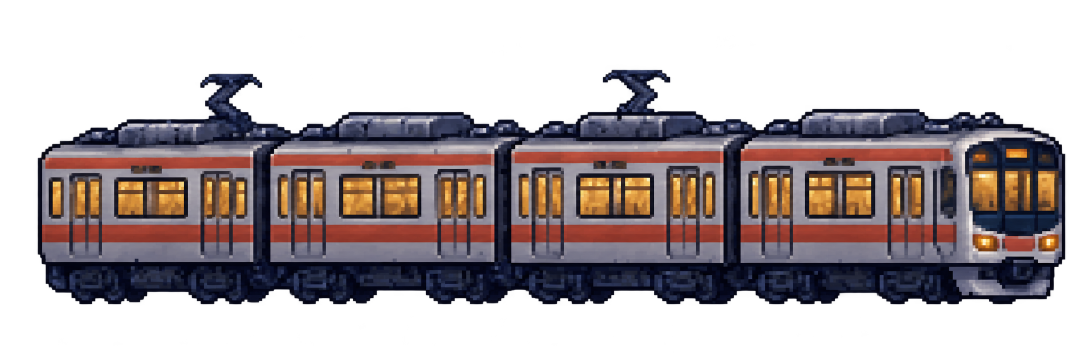
#> input picture art-reviews/2026-10-25-alternate-train/generated-source.png, 2172 x 724 px (shown at 1/2 size)
$ python fit-material.py
#> lines starting #> are read from the running program, lines starting #| are printed output that depends on the picture
"""Registration only: nearest sample actual generated RGBA, remove low alpha; no drawing/recoloring."""
from pathlib import Path
from PIL import Image
import hashlib,json
folder=Path(__file__).parent
raw=Image.open(folder/'generated-source.png').convert('RGBA')
#> raw is the input picture: PIL image 2172x724 RGBA; mean R, G, B, A 45.8, 37, 39.1, 119.8
clean=raw.copy(); data=list(clean.getdata()); removed=sum(0<p[3]<32 for p in data)
#> after `data = list(clean.getdata())`: data = 1572528 items
#> after `removed = sum((0 < p[3] < 32 for p in data))`: removed = 31396
clean.putdata([p if p[3]>=32 else (0,0,0,0) for p in data])
bounds=clean.getchannel('A').getbbox()
#> bounds = (75, 139, 2131, 609)
resized=clean.crop(bounds).resize((252,58),Image.Resampling.NEAREST)
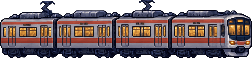
#> resized: PIL image 252x58 RGBA; mean R, G, B, A 75, 59.7, 62.8, 195.7; transparent parts drawn white
out=Image.new('RGBA',(264,65),(0,0,0,0)); out.paste(resized,(9,5)); out.save(folder/'fitted-input.png')
#> after `out = Image.new('RGBA', (264, 65), (0, 0, 0, 0))`: out: PIL image 264x65 RGBA; every value is 0
#> after `out.paste(resized, (9, 5))`:
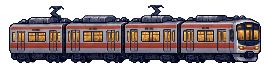
#> out: PIL image 264x65 RGBA; mean R, G, B, A 63.9, 50.8, 53.5, 166.7; transparent parts drawn white
sha=lambda p:hashlib.sha256(p.read_bytes()).hexdigest()
report={'generatedOriginalSha256':sha(folder/'generated-source.png'),'generatedSize':list(raw.size),'alphaDeletionThreshold':32,'removedLowAlphaPixels':removed,'cropLTRB':list(bounds),'nearestSize':[252,58],'canvasSize':[264,65],'pasteXY':[9,5],'wheelSupportYExclusive':63,'fittedSha256':sha(folder/'fitted-input.png'),'visibleAlphaBoundsLTRB':list(out.getchannel('A').getbbox()),'operation':'Only delete alpha<32, crop, nearest-resample generated RGBA, paste into transparent common canvas. No drawn colors or programmatic recoloring.'}
(folder/'partial-edit-report.json').write_text(json.dumps(report,indent=2)+'\n')
print(json.dumps(report))
#> (printed output is left out)

$ run again, with art-reviews/2026-10-25-alternate-train/reference-4x.png copied over art-reviews/2026-10-25-alternate-train/generated-source.png
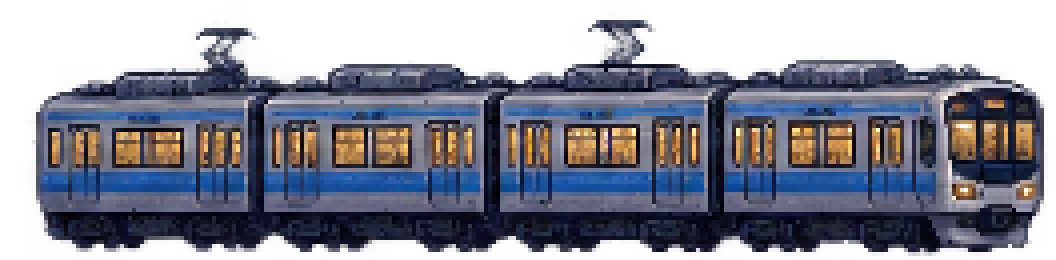
#> input picture art-reviews/2026-10-25-alternate-train/reference-4x.png, 1056 x 260 px
#> raw is the input picture: PIL image 1056x260 RGBA; mean R, G, B, A 64.1, 67.4, 86.4, 161.5
#> data = 274560 items
#> removed = 25200
#> bounds = (32, 20, 1044, 256)
#> `resized=clean.crop(bounds).resize((252,58),Image.Resampling.NEAREST)`:
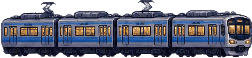
#> resized: PIL image 252x58 RGBA; mean R, G, B, A 53.3, 56.3, 71.5, 184.1; transparent parts drawn white
#> out: PIL image 264x65 RGBA; every value is 0
#> `out.paste(resized, (9, 5))`:
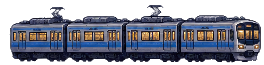
#> out: PIL image 264x65 RGBA; mean R, G, B, A 45.4, 47.9, 60.9, 156.8; transparent parts drawn white
#> (printed output is left out)
